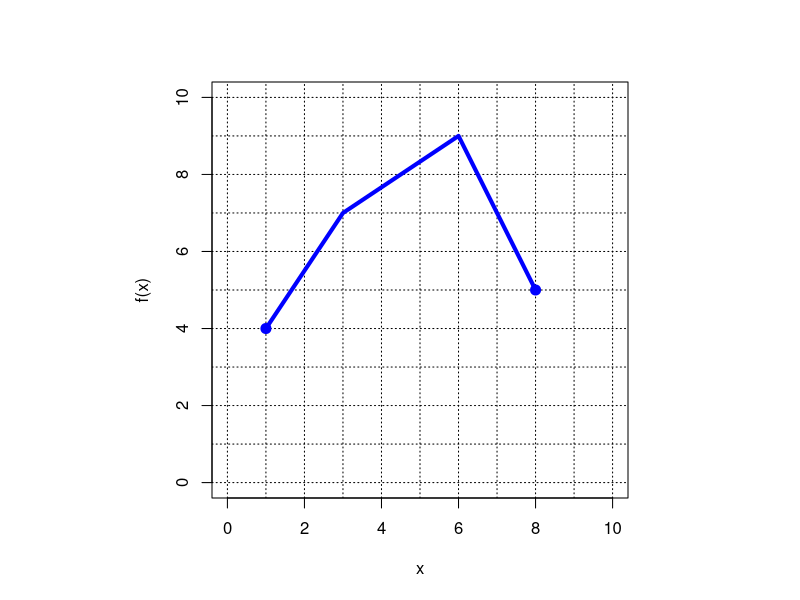

Here is the R script that generated this plot:
## ---- chunk 1
rands = sample(1:9,8)
x = sort(rands[1:4])
y = rands[5:8]
oc1 = sample(0:1,1)
oc2 = sample(0:1,1)
anli = 0:10
apast = paste0("* ",anli,"\n",collapse="")

dl = min(x)
dh = max(x)
rl = min(y)
rh = max(y)
ans1 = paste0(1*(dl==anli),collapse="")
ans2 = paste0(1*(dh==anli),collapse="")
ans3 = paste0(1*(rl==anli),collapse="")
ans4 = paste0(1*(rh==anli),collapse="")

## ---- chunk 2
par(pty="s")
plot(x,y,type="n",xlim=c(0,10),ylim=c(0,10),xlab="x",ylab="f(x)",asp=1,pch=20,cex=2)
for(i in 0:10){
  abline(h=i,lty=3)
  abline(v=i,lty=3)
}
xspline(x,y,shape=c(0,rep(0,length(x)-2),0),border="blue",lwd=4)
points(c(x[1],x[4]),c(y[1],y[4]),pch=20,cex=2,col="blue")
